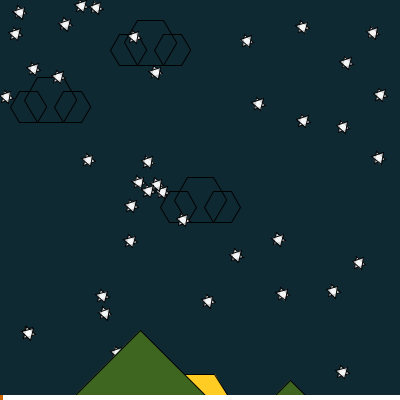
Frame 1 (no input)
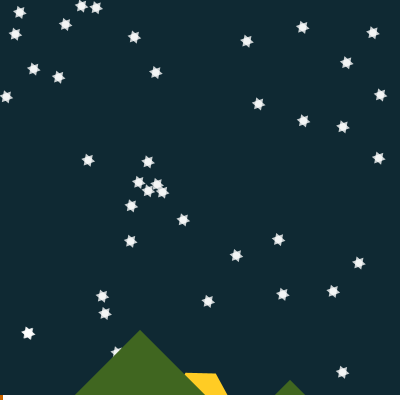
Frame 60 (the mouse pressed at the canvas centre just before this capture)
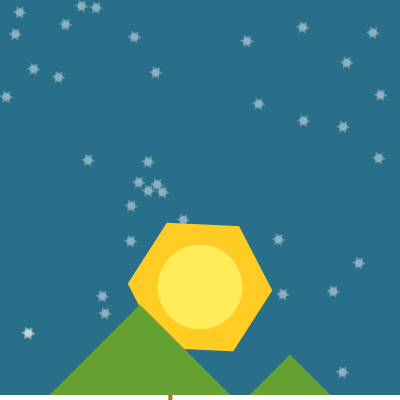
Frame 120 (the mouse held since frame 60 and released just before this capture)

The Processing sketch that drew these frames (run headless with seeded random() and noise(); from frame 60 on, the mouse is pressed at the canvas centre):

// Processing sketch: day_night
// ── day_night.pde
float mx = 0.0;
int amount = 40;
float[] xPos = new float[amount];
float[] yPos = new float[amount];

int c = 0;

void setup()
{
   size(400, 400);
   //cursor(CROSS);
   
   for(int i = 0; i < amount; i++) {
     xPos[i] = random(width);
     yPos[i] = random(height);
   }
}

void polygon(float x, float y, float radius, int n, float angle)
{
  float divAngle = TWO_PI / n;
  beginShape();
  for (float a = 0; a < TWO_PI; a += divAngle) {
    float sx = x + cos(a + angle) * radius;
    float sy = y + sin(a + angle) * radius;
    vertex(sx, sy);
  }
  endShape(CLOSE);
}

void cloud(float x, float y, color c, float step) {
  fill(c);
  polygon(x - 22 + step, y + 7,  18, 6, 0);
  polygon(x + step,      y,      26, 6,  0);
  polygon(x + 22 + step, y + 7,  18, 6, 0);
}

void draw() {
  colorMode(HSB, 360, 100, 100);
  background(196,70,map(mx, 0, width, 20, 100));
  colorMode(RGB, 255);

  c = color(255, map(mx, 255, 265, 0, 255));
  cloud(150, 43, c, mx);
  cloud(50, 100, c, mx/1.3);
  cloud(200, 200, c, mx/1.5);
  cloud(-50, 220, c, mx/1.2);
  cloud(-150, 80, c, mx/1.5);
  cloud(-250, 220, c, mx/1.4);

  

  pushMatrix();
    fill(255, map(mx, 0, 255, 200, 0));
    for(int j = 0; j < xPos.length; j++) {
      polygon(xPos[j], yPos[j], 7, 3, millis()/500.0);
      polygon(xPos[j], yPos[j], 7, 3, millis()/500.0 + PI);
    }
    translate(width/2, height - mx/1.5);
    fill(255, 204, 36);
    polygon(0, 0, mx/4 + 30, 6, mx/40.0);
    fill(255, 236, 88);
    ellipse(0, 0, mx/2, mx/2);
  popMatrix();
  
  
  colorMode(HSB, 360, 100, 100);
  fill(93,68, map(mx, 0, width, 40, 96));
  colorMode(RGB, 255);
  
  pushMatrix();
    translate(-60, map(mx, 0, width, 30, -30));
    //scale(map(mx,0,500,0.5,1));
    
    triangle(0, 500, 200, 300, 400, 500);
    triangle(200, 500, 350, 350, 500, 500);
  popMatrix();
  
  // Actualiza a localización del marcador
  float dif = mouseX - mx;
  if(abs(dif) > 1.0) {
    mx = mx + dif/32.0;
  }
  // Mantiene el marcador en la pantalla
  mx = constrain(mx, 1, width-1);
  noStroke();
  // Dibuja el rectángulo inferior
  fill(255);
  rect(0, height-5, width, 5);
  // Dibuja el marcador de posición
  fill(204, 102, 0);
  rect(mx-2, height-5, 4, 5);
}
